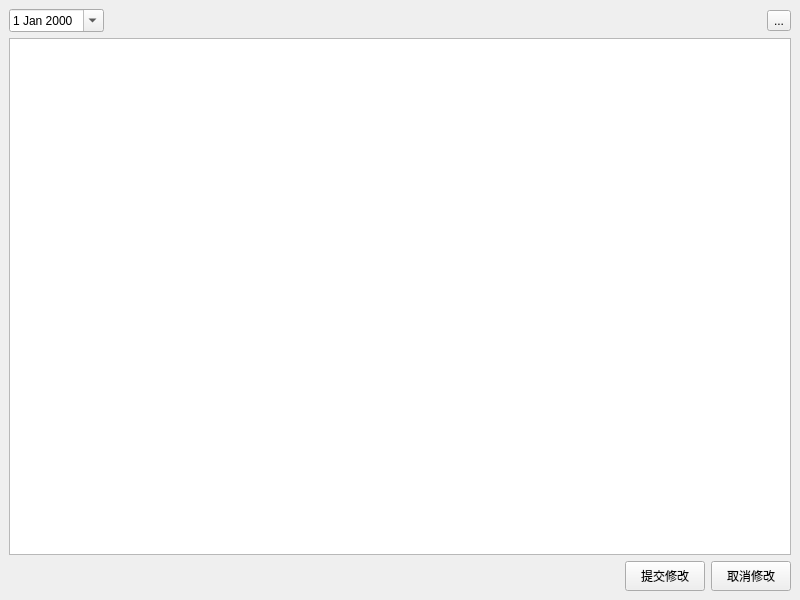
<?xml version="1.0" encoding="UTF-8"?>
<ui version="4.0">
 <class>TextDetailView</class>
 <widget class="QMainWindow" name="TextDetailView">
  <property name="geometry">
   <rect>
    <x>0</x>
    <y>0</y>
    <width>800</width>
    <height>600</height>
   </rect>
  </property>
  <property name="windowTitle">
   <string>文本查看</string>
  </property>
  <widget class="QWidget" name="centralwidget">
   <layout class="QVBoxLayout" name="verticalLayout">
    <item>
     <layout class="QHBoxLayout" name="horizontalLayout">
      <item>
       <widget class="QDateEdit" name="dateEdit">
        <property name="sizePolicy">
         <sizepolicy hsizetype="Fixed" vsizetype="Fixed">
          <horstretch>0</horstretch>
          <verstretch>0</verstretch>
         </sizepolicy>
        </property>
        <property name="calendarPopup">
         <bool>true</bool>
        </property>
       </widget>
      </item>
      <item>
       <spacer name="horizontalSpacer">
        <property name="orientation">
         <enum>Qt::Horizontal</enum>
        </property>
        <property name="sizeHint" stdset="0">
         <size>
          <width>40</width>
          <height>20</height>
         </size>
        </property>
       </spacer>
      </item>
      <item>
       <widget class="QToolButton" name="deleteButton">
        <property name="text">
         <string>...</string>
        </property>
       </widget>
      </item>
     </layout>
    </item>
    <item>
     <widget class="QTextEdit" name="textEdit"/>
    </item>
    <item>
     <layout class="QHBoxLayout" name="horizontalLayout_2">
      <item>
       <widget class="QLabel" name="status">
        <property name="text">
         <string/>
        </property>
       </widget>
      </item>
      <item>
       <spacer name="horizontalSpacer_2">
        <property name="orientation">
         <enum>Qt::Horizontal</enum>
        </property>
        <property name="sizeHint" stdset="0">
         <size>
          <width>40</width>
          <height>20</height>
         </size>
        </property>
       </spacer>
      </item>
      <item>
       <widget class="QPushButton" name="commitButton">
        <property name="minimumSize">
         <size>
          <width>0</width>
          <height>30</height>
         </size>
        </property>
        <property name="text">
         <string>提交修改</string>
        </property>
       </widget>
      </item>
      <item>
       <widget class="QPushButton" name="cancelButton">
        <property name="minimumSize">
         <size>
          <width>0</width>
          <height>30</height>
         </size>
        </property>
        <property name="text">
         <string>取消修改</string>
        </property>
       </widget>
      </item>
     </layout>
    </item>
   </layout>
  </widget>
 </widget>
 <resources/>
 <connections/>
</ui>
